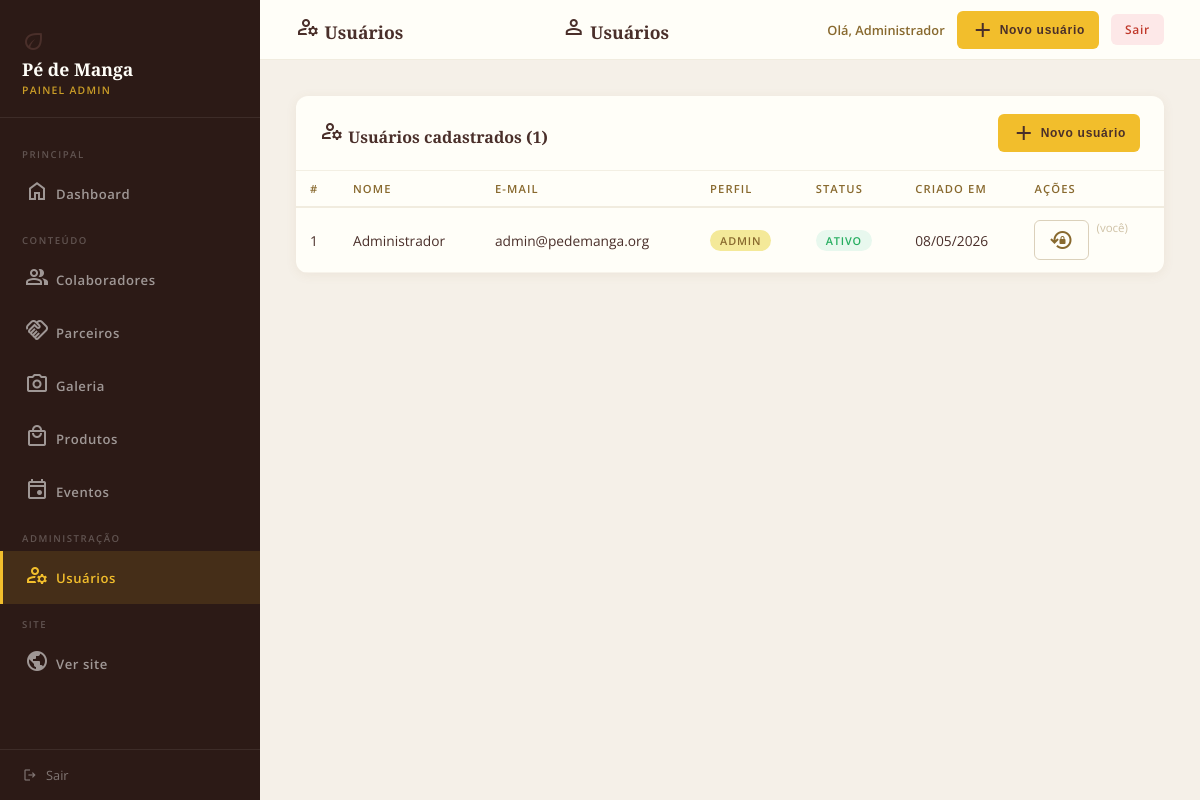
The app's page /admin/usuarios.php (signed in) with its own data.
### tables this page shows
CREATE TABLE IF NOT EXISTS `usuarios` (
  `id`         INT UNSIGNED   NOT NULL AUTO_INCREMENT,
  `nome`       VARCHAR(255)   NOT NULL,
  `email`      VARCHAR(320)   NOT NULL,
  `senha`      VARCHAR(255)   NOT NULL,
  `perfil`     ENUM('admin','editor') NOT NULL DEFAULT 'editor',
  `ativo`      TINYINT(1)     NOT NULL DEFAULT 1,
  `criado_em`  TIMESTAMP      NOT NULL DEFAULT CURRENT_TIMESTAMP,
  PRIMARY KEY (`id`),
  UNIQUE KEY `uq_email` (`email`)
);

### admin/usuarios.php (the view, shortened to what this page needs)
<?php
$db = get_db();
$usuarios = $db->query('SELECT id, nome, email, perfil, ativo, criado_em FROM usuarios ORDER BY criado_em DESC')->fetchAll(PDO::FETCH_ASSOC);
?>
<!DOCTYPE html>
<html lang="pt-BR">
<head>
  <link rel="stylesheet" href="../assets/css/admin.css">
</head>
<body>
  <div class="admin-layout">
    <?php require '_sidebar.php'; ?>
    <div class="admin-main">
      <div class="admin-topbar">
        <h3><span class="material-symbols-outlined">manage_accounts</span> Usuários</h3>
        <h3><span class="material-symbols-outlined pi-icon">person</span> Usuários</h3>
        <div class="topbar-actions">
          <span class="topbar-user">Olá, <?= htmlspecialchars($_SESSION['adm_user']) ?></span>
          <button class="btn-adm btn-adm-primary" onclick="abrirModal('modalCriar')"><span
              class="material-symbols-outlined">add</span> Novo usuário</button>
          <a href="logout.php" class="btn-adm btn-adm-danger">Sair</a>
        </div>
      </div>
      <div class="admin-content">
        <div class="admin-card">
          <div class="admin-card-header">
            <h4><span class="material-symbols-outlined">manage_accounts</span> Usuários cadastrados
              (<?= count($usuarios) ?>)</h4>
            <button class="btn-adm btn-adm-primary" onclick="abrirModal('modalCriar')"><span
                class="material-symbols-outlined">add</span> Novo usuário</button>
          </div>
          <div class="admin-card-body" style="padding:0;">
            <table>
              <thead>
                <tr>
                  <th>#</th>
                  <th>Nome</th>
                  <th>E-mail</th>
                  <th>Perfil</th>
                  <th>Status</th>
                  <th>Criado em</th>
                  <th>Ações</th>
                </tr>
              </thead>
              <tbody>
                <?php foreach ($usuarios as $u): ?>
                  <tr>
                    <td><?= $u['id'] ?></td>
                    <td><?= htmlspecialchars($u['nome']) ?></td>
                    <td><?= htmlspecialchars($u['email']) ?></td>
                    <td>
                      <span class="badge <?= $u['perfil'] === 'admin' ? 'badge-amarelo' : 'badge-verde' ?>">
                        <?= $u['perfil'] ?>
                      </span>
                    </td>
                    <td>
                      <span class="badge <?= $u['ativo'] ? 'badge-verde' : '' ?>"
                        style="<?= !$u['ativo'] ? 'background:#fde8e8;color:#c0392b;' : '' ?>">
                        <?= $u['ativo'] ? 'Ativo' : 'Inativo' ?>
                      </span>
                    </td>
                    <td><?= date('d/m/Y', strtotime($u['criado_em'])) ?></td>
                    <td>
                      <div class="td-actions">
                        <button class="btn-adm btn-adm-outline"
                          onclick="abrirModalSenha(<?= $u['id'] ?>, '<?= htmlspecialchars(addslashes($u['nome'])) ?>')"
                          title="Redefinir senha"><span class="material-symbols-outlined">lock_reset</span></button>
                        <?php if ((int) $u['id'] !== (int) $_SESSION['adm_id']): ?>
                          <form method="POST" style="display:inline;">
                            <input type="hidden" name="acao" value="toggle_ativo">
                            <input type="hidden" name="id" value="<?= $u['id'] ?>">
                            <button type="submit" class="btn-adm <?= $u['ativo'] ? 'btn-adm-outline' : 'btn-adm-verde' ?>"
                              title="<?= $u['ativo'] ? 'Desativar' : 'Ativar' ?>">
                              <span class="material-symbols-outlined"><?= $u['ativo'] ? 'block' : 'check_circle' ?></span>
                            </button>
                          </form>
                          <form method="POST" style="display:inline;"
                            onsubmit="return confirm('Excluir o usuário <?= htmlspecialchars(addslashes($u['nome'])) ?>?')">
                            <input type="hidden" name="acao" value="excluir">
                            <input type="hidden" name="id" value="<?= $u['id'] ?>">
                            <button type="submit" class="btn-adm btn-adm-danger" title="Excluir"><span
                                class="material-symbols-outlined">delete</span></button>
                          </form>
                        <?php else: ?>
                          <span style="font-size:.72rem;color:rgba(136,105,46,.4);">(você)</span>
                        <?php endif; ?>
                      </div>
                    </td>
                  </tr>
                <?php endforeach; ?>
              </tbody>
            </table>
          </div>
        </div>
      </div>
    </div>
  </div>
</body>
</html>

### assets/css/admin.css (style rules this page uses)
:root { --amarelo: #f2be2c; --marrom: #88692e; --marrom-escuro: #4a2f2a; --amarelo-pastel: #f4e999; --verde: #83c155; --branco: #fffef8; --fundo-claro: #fdf8ee; --text: #2d2d2d; --text-light: #444; --erro: #c0392b; --sucesso: #27ae60; --admin-sidebar: #2c1a16; --admin-bg: #f5f0e8; --sombra-leve: 0 2px 14px rgba(136, 105, 46, 0.1); --sombra-media: 0 8px 30px rgba(136, 105, 46, 0.14); --sombra-forte: 0 16px 50px rgba(136, 105, 46, 0.18); --radius: 12px; --nav-h: 68px; --glass: rgba(255, 255, 255, 0.95); --transition: all 0.3s cubic-bezier(0.4, 0, 0.2, 1); }
*, *::before, *::after { margin: 0; padding: 0; box-sizing: border-box; }
body { font-family: "Open Sans", sans-serif; font-weight: 400; background: var(--admin-bg); color: var(--marrom-escuro); min-height: 100vh; }
a { text-decoration: none; }
.admin-layout { display: flex; min-height: 100vh; }
.admin-main { margin-left: 260px; flex: 1; display: flex; flex-direction: column; min-height: 100vh; }
.admin-topbar { background: var(--branco); padding: 0 36px; height: 60px; display: flex; align-items: center; justify-content: space-between; border-bottom: 1px solid rgba(136, 105, 46, 0.12); position: sticky; top: 0; z-index: 40; }
.admin-topbar h3 { font-family: "Playfair Display", serif; font-size: 1.1rem; color: var(--marrom-escuro); }
.topbar-actions { display: flex; align-items: center; gap: 12px; }
.topbar-user { font-size: 0.8rem; color: var(--marrom); font-weight: 600; }
.admin-content { padding: 36px; flex: 1; }
.admin-card { background: var(--branco); border-radius: 12px; box-shadow: 0 2px 12px rgba(136, 105, 46, 0.08); margin-bottom: 24px; overflow: hidden; }
.admin-card-header { padding: 18px 24px; border-bottom: 1px solid rgba(136, 105, 46, 0.1); display: flex; align-items: center; justify-content: space-between; }
.admin-card-header h4 { font-family: "Playfair Display", serif; font-size: 1rem; color: var(--marrom-escuro); }
.admin-card-body { padding: 24px; }
table { width: 100%; border-collapse: collapse; }
thead tr { border-bottom: 2px solid rgba(136, 105, 46, 0.12); }
th { padding: 10px 14px; font-size: 0.7rem; font-weight: 600; letter-spacing: 0.1em; text-transform: uppercase; color: var(--marrom); text-align: left; }
tbody tr { border-bottom: 1px solid rgba(136, 105, 46, 0.07); transition: background 0.15s; }
td { padding: 12px 14px; font-size: 0.86rem; color: var(--marrom-escuro); vertical-align: middle; }
.td-actions { display: flex; gap: 8px; }
.btn-adm { display: inline-flex; align-items: center; gap: 5px; padding: 7px 14px; border-radius: 6px; font-size: 0.75rem; font-weight: 600; letter-spacing: 0.06em; cursor: pointer; border: none; transition: 0.2s; }
.btn-adm-primary { background: var(--amarelo); color: var(--marrom-escuro); }
.btn-adm-danger { background: #fde8e8; color: var(--erro); }
.btn-adm-outline { background: transparent; border: 1.5px solid rgba(136, 105, 46, 0.3); color: var(--marrom); }
.badge { display: inline-block; padding: 3px 10px; border-radius: 20px; font-size: 0.68rem; font-weight: 600; letter-spacing: 0.08em; text-transform: uppercase; }
.badge-verde { background: #e8f8ee; color: var(--sucesso); }
.badge-amarelo { background: var(--amarelo-pastel); color: var(--marrom); }

### records on screen
usuarios: id "1", nome "Administrador", email "admin@pedemanga.org", perfil "ADMIN", ativo "ATIVO", criado_em "08/05/2026", shows "(você)"

### other values on screen
$_SESSION['adm_user'] "Administrador"
count($usuarios) "1"
